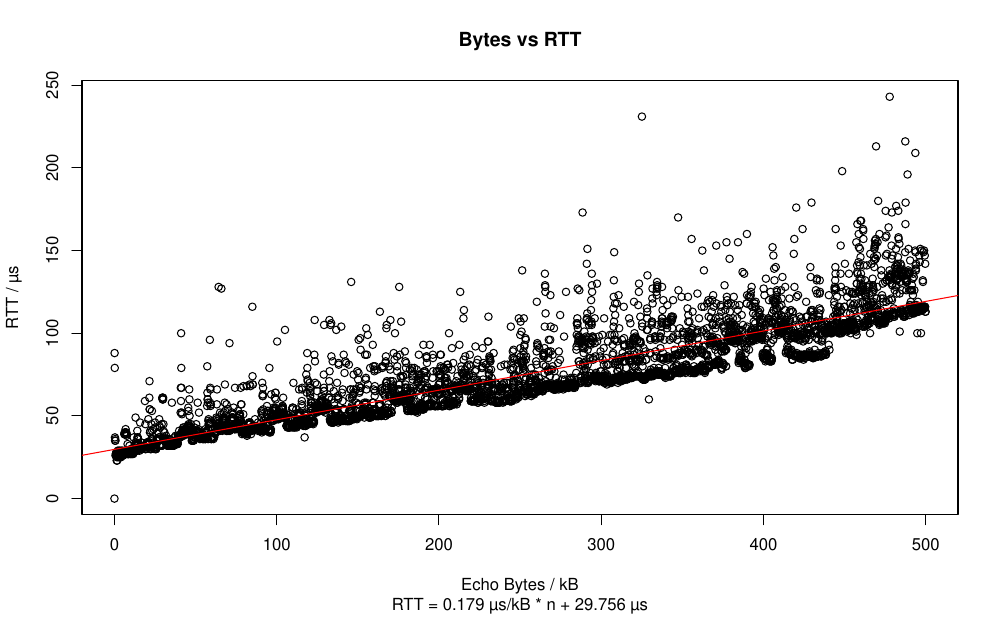

Reproduce this figure in R.
Data <- read.csv("komm-benchmark2/output.csv", sep = ",", dec = ".")
Data$n <- Data$n / 1000
regmodel <- lm(time_us ~ n, data = Data)

intercept <- regmodel$coefficients[1]
rise <- regmodel$coefficients[2]
subtitle <- sprintf("RTT = %.3f µs/kB * n + %.3f µs", rise, intercept)

pdf("regression.pdf", 10.0, 6.18)

plot(Data$n, Data$time_us,
          main="Bytes vs RTT",
          xlab="Echo Bytes / kB",
          ylab="RTT / µs",
          sub=subtitle)
abline(regmodel, col="red")


